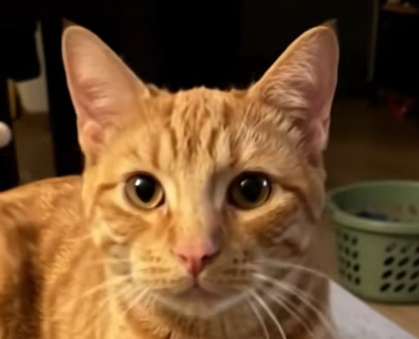
#> input picture docs/stella-on-tour/thumbnails/foto.jpg, 419 x 339 px
$ python maak_thumbnails.py foto.jpg
#> lines starting #> are read from the running program, lines starting #| are printed output that depends on the picture
#!/usr/bin/env python3
# -*- coding: utf-8 -*-
"""Genereert de thumbnail-set voor Stella on Tour (1280 × 720).

Ontwerphulpje voor de documentatie, geen deel van de Gids-runtime. Vereist Pillow:

    python3 -m venv .venv && .venv/bin/pip install pillow
    .venv/bin/python docs/stella-on-tour/thumbnails/maak_thumbnails.py foto.jpg

De uitsnedes zijn relatief (0–1) zodat ze werken met elke resolutie.
"""

import sys
from pathlib import Path

from PIL import Image, ImageDraw, ImageEnhance, ImageFilter, ImageFont

W, H = 1280, 720
BG = (18, 16, 11)
ACCENT = (232, 179, 58)
WHITE = (255, 255, 255)
INK = (23, 19, 10)

BOLD = "/usr/share/fonts/truetype/dejavu/DejaVuSans-Bold.ttf"
HERE = Path(__file__).resolve().parent
OUT = HERE / "voorbeelden"

# uitsnede per variant: (x0, y0, x1, y1) als fractie van de bronfoto
CROP_CARD = (0.255, 0.00, 0.800, 0.735)   # kop + borst, staand kader
CROP_WIDE = (0.00, 0.005, 1.00, 0.760)   # volledig breed, 16:9


def font(size):
    return ImageFont.truetype(BOLD, size)


def grade(im):
    """Warme, contrastrijke basis — anders ziet een huiskamerfoto er vlak uit."""
    im = ImageEnhance.Color(im).enhance(1.06)
    im = ImageEnhance.Contrast(im).enhance(1.07)
    warm = Image.new("RGBA", im.size, (255, 186, 92, 22))
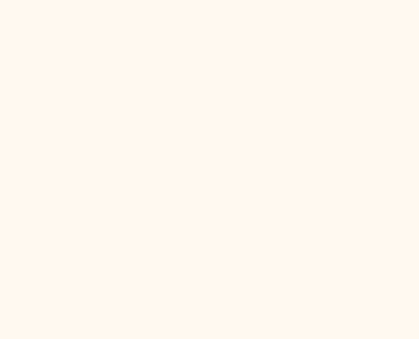
#> warm: PIL image 419x339 RGBA; mean R, G, B, A 255, 186, 92, 22; transparent parts drawn white
    return Image.alpha_composite(im.convert("RGBA"), warm).convert("RGB")
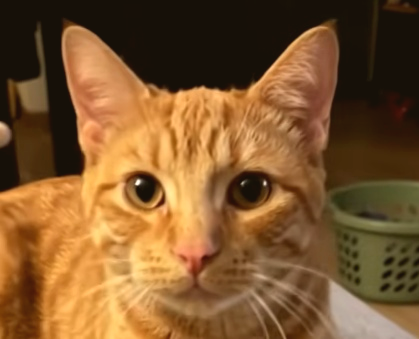
#> returned value: PIL image 419x339 RGB; mean R, G, B 126.6, 87.7, 47.2


def crop_fraction(im, box):
    w, h = im.size
    x0, y0, x1, y1 = box
    return im.crop((round(x0 * w), round(y0 * h), round(x1 * w), round(y1 * h)))


def cover(im, w, h):
    im = im.convert("RGB")
    s = max(w / im.width, h / im.height)
    im = im.resize((max(w, round(im.width * s)), max(h, round(im.height * s))),
                   Image.LANCZOS)
    left = (im.width - w) // 2
    top = (im.height - h) // 2
    return im.crop((left, top, left + w, top + h))


def sharp(im):
    return im.filter(ImageFilter.UnsharpMask(2, 90, 2))


def vignette(im, strength=0.55):
    w, h = im.size
    mask = Image.new("L", (w, h), 255)
    ImageDraw.Draw(mask).ellipse((-w * 0.18, -h * 0.20, w * 1.18, h * 1.08), fill=0)
    mask = mask.filter(ImageFilter.GaussianBlur(70))
    layer = Image.new("RGBA", (w, h), (0, 0, 0, 0))
    layer.putalpha(mask.point(lambda v: int(v * strength)))
    return Image.alpha_composite(im.convert("RGBA"), layer)


def rounded(im, radius):
    mask = Image.new("L", im.size, 0)
    ImageDraw.Draw(mask).rounded_rectangle((0, 0, im.width - 1, im.height - 1),
                                           radius=radius, fill=255)
    out = im.convert("RGBA")
    out.putalpha(mask)
    return out


def fit(draw, text, max_w, start, minimum=24):
    size = start
    while size > minimum:
        f = font(size)
        if draw.textlength(text, font=f) <= max_w:
            return f
        size -= 2
    return font(minimum)


def spaced(draw, xy, text, f, fill, tracking=3):
    x, y = xy
    for ch in text:
        draw.text((x, y), ch, font=f, fill=fill)
        x += draw.textlength(ch, font=f) + tracking


def brand(draw, x, y, fill=WHITE, opacity=205, tracking=4, size=22):
    f = font(size)
    spaced(draw, (x, y), "STELLA ON TOUR", f, fill + (opacity,), tracking=tracking)


def brand_width(draw, size=22, tracking=4):
    f = font(size)
    return sum(draw.textlength(c, font=f) for c in "STELLA ON TOUR") + tracking * (len("STELLA ON TOUR") - 1)


def background():
    base = Image.new("RGBA", (W, H), BG + (255,))
    glow = Image.new("RGBA", (W, H), (0, 0, 0, 0))
    ImageDraw.Draw(glow).ellipse((-280, 110, 800, 680), fill=(232, 179, 58, 30))
    base.alpha_composite(glow.filter(ImageFilter.GaussianBlur(120)))
    return base


def photo_card(base, im, box, radius=26):
    x, y, w, h = box
    card = cover(crop_fraction(im, CROP_CARD), w, h)
    card = rounded(vignette(sharp(card), 0.5), radius)
    sh = Image.new("RGBA", (w + 90, h + 90), (0, 0, 0, 0))
    ImageDraw.Draw(sh).rounded_rectangle((45, 45, w + 45, h + 45), radius=radius,
                                         fill=(0, 0, 0, 175))
    sh = sh.filter(ImageFilter.GaussianBlur(24))
    base.alpha_composite(sh, (x - 45, y - 45))
    base.alpha_composite(card, (x, y))


# ---------------------------------------------------------------- variant A
def variant_a(im):
    base = background()
    photo_card(base, im, (648, 52, 584, 616))
    d = ImageDraw.Draw(base)

    d.text((62, 146), "15", font=font(152), fill=WHITE)
    d.text((62, 318), "WANDELINGEN", font=fit(d, "WANDELINGEN", 560, 86), fill=WHITE)
    d.rectangle((62, 452, 158, 462), fill=ACCENT)
    spaced(d, (62, 494), "WAT IK LEERDE", fit(d, "WAT IK LEERDE", 520, 32), ACCENT)
    brand(d, 62, 660)
    return base.convert("RGB")


# ---------------------------------------------------------------- variant B
def variant_b(im):
    base = background()
    d = ImageDraw.Draw(base)
    d.rectangle((0, 0, 620, H), fill=ACCENT)

    d.text((56, 128), "7", font=font(170), fill=INK)
    d.text((56, 330), "DAGEN", font=fit(d, "DAGEN", 500, 106), fill=INK)
    d.rectangle((56, 462, 166, 471), fill=INK)
    spaced(d, (56, 502), "LEIBANDLES, ZONDER STRESS",
           fit(d, "LEIBANDLES, ZONDER STRESS", 496, 30), INK, tracking=2)
    brand(d, 56, 660, fill=INK, opacity=190)

    photo_card(base, im, (668, 44, 564, 632))
    return base.convert("RGB")


# ---------------------------------------------------------------- variant C
def variant_c(im):
    base = Image.new("RGBA", (W, H), BG + (255,))
    photo = cover(crop_fraction(im, CROP_WIDE), W, H)
    photo = sharp(photo).convert("RGBA")
    base.alpha_composite(photo, (0, 0))

    # donker verloop onderaan, zodat de tekst leesbaar is
    grad = Image.new("L", (1, H), 0)
    for y in range(H):
        t = max(0.0, (y - H * 0.38) / (H * 0.62))
        grad.putpixel((0, y), int(min(1.0, t ** 1.25) * 225))
    grad = grad.resize((W, H))
    shade = Image.new("RGBA", (W, H), (0, 0, 0, 255))
    shade.putalpha(grad)
    base.alpha_composite(shade)

    # lichte vignette links, zodat de tekst niet op de kat valt
    left = Image.new("RGBA", (W, H), (0, 0, 0, 0))
    ImageDraw.Draw(left).rectangle((0, 0, 620, H), fill=(0, 0, 0, 60))
    base.alpha_composite(left.filter(ImageFilter.GaussianBlur(90)))

    d = ImageDraw.Draw(base)
    d.text((64, 414), "MIJN KAT", font=fit(d, "MIJN KAT", 520, 72), fill=WHITE)
    d.text((64, 494), "WANDELT", font=fit(d, "WANDELT", 520, 110), fill=ACCENT)
    d.rectangle((64, 622, 160, 631), fill=WHITE)
    f_small = fit(d, "ELKE ZONDAG EEN NIEUWE ROUTE", 520, 26)
    spaced(d, (64, 656), "ELKE ZONDAG EEN NIEUWE ROUTE", f_small, (214, 206, 190), tracking=2)

    bw = brand_width(d)
    brand(d, W - 64 - bw, 676, opacity=190)
    return base.convert("RGB")


def main():
    src = Path(sys.argv[1]) if len(sys.argv) > 1 else HERE / "foto.jpg"
    if not src.exists():
        raise SystemExit(f"Foto niet gevonden: {src}")
    im = grade(Image.open(src))
    OUT.mkdir(parents=True, exist_ok=True)
    for name, fn in (("A-15-wandelingen", variant_a),
                     ("B-7-dagen-leibandles", variant_b),
                     ("C-mijn-kat-wandelt", variant_c)):
        path = OUT / f"thumbnail-{name}.png"
        fn(im).save(path, "PNG", optimize=True)
        print("geschreven:", path)
#> this loop made 3 passes
#> pass 1, in background, `base = Image.new("RGBA", (W, H), BG + (255,))`:
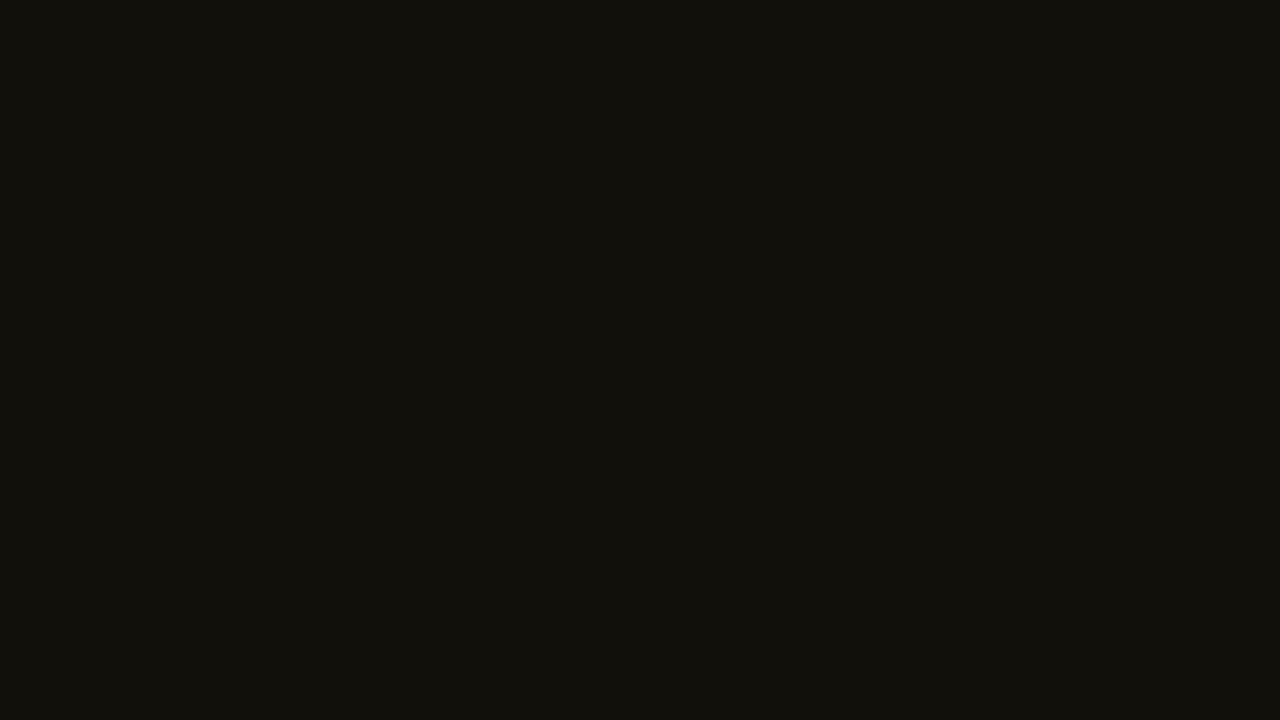
#> base: PIL image 1280x720 RGBA; mean R, G, B, A 18, 16, 11, 255
#> pass 1, in variant_a, `base = background()`:
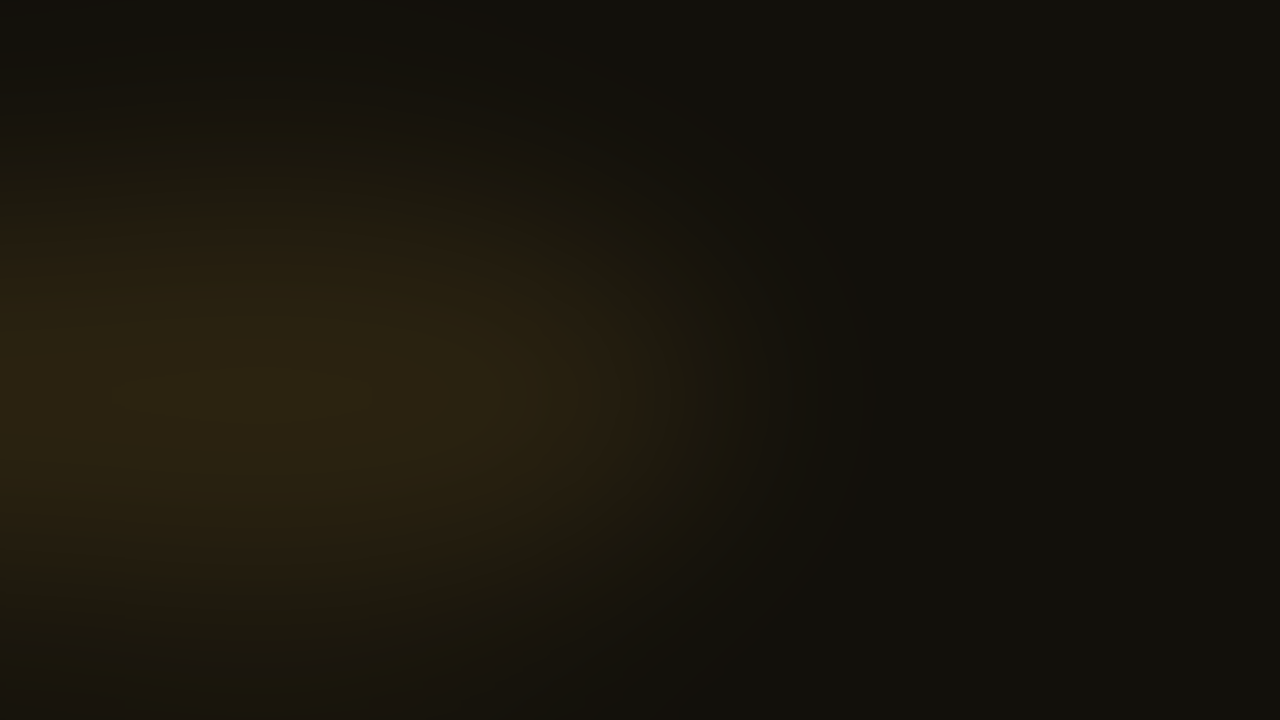
#> base: PIL image 1280x720 RGBA; mean R, G, B, A 25, 21.3, 12.4, 255
#> pass 1, in cover, `im = im.convert("RGB")`:
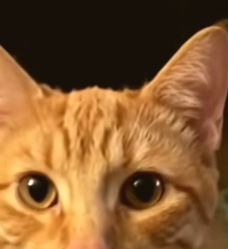
#> im: PIL image 228x249 RGB; mean R, G, B 133.9, 91.2, 49.6


if __name__ == "__main__":
    main()
